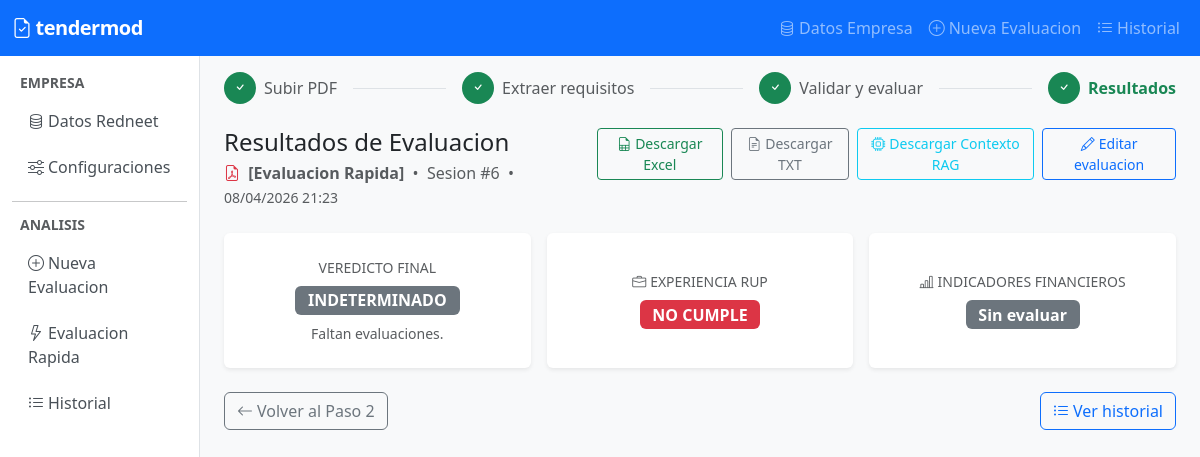
The page /analysis/6/results/ on the database its author committed.
### apps/core/models.py (models this page shows, shortened)
class AnalysisSession(models.Model):
    STATUS_CHOICES = [
        ('created', 'Creado'),
        ('ingesting_pdf', 'Ingiriendo PDF'),
        ('pdf_ready', 'PDF listo'),
        ('extracted', 'Requisitos extraidos'),
        ('evaluating', 'Evaluando'),
        ('completed', 'Completado'),
        ('error', 'Error'),
    ]
    status = models.CharField(max_length=20, choices=STATUS_CHOICES, default='created')
    pdf_filename = models.CharField(max_length=255, blank=True)
    experience_requirements_json = models.TextField(blank=True)
    indicators_requirements_json = models.TextField(blank=True)
    general_info_text = models.TextField(blank=True)
    celery_task_id = models.CharField(max_length=255, blank=True)
    created_at = models.DateTimeField(auto_now_add=True)
    updated_at = models.DateTimeField(auto_now=True)
    class Meta:
        ordering = ['-created_at']

### apps/analysis/views.py (the view)
# urls.py: path('<int:pk>/results/', views.analysis_results, name='results'),
def analysis_results(request, pk):
    session = get_object_or_404(AnalysisSession, pk=pk)
    result = None
    exp_result = None
    ind_result = None
    try:
        result = session.result
    except AnalysisResult.DoesNotExist:
        pass
    if result:
        if result.experience_result_json:
            try:
                from tendermod.evaluation.schemas import ExperienceComplianceResult
                exp_result = ExperienceComplianceResult.model_validate_json(result.experience_result_json)
            except Exception as exc:
                logger.error('Error parseando experience_result_json: %s', exc)
        if result.indicators_result_json:
            try:
                from tendermod.evaluation.schemas import IndicatorComplianceResult
                ind_result = IndicatorComplianceResult.model_validate_json(result.indicators_result_json)
            except Exception as exc:
                logger.error('Error parseando indicators_result_json: %s', exc)
    context = {
        'session': session,
        'result': result,
        'exp_result': exp_result,
        'ind_result': ind_result,
    }
    return render(request, 'analysis/results.html', context)

### templates/analysis/results.html (shortened to what this page needs)
{% extends "base.html" %}
{% load static %}
{% load currency_filters %}
{% block content %}
<div class="d-flex align-items-center gap-2 mb-4">
    <span class="step-badge bg-success text-white"><i class="bi bi-check"></i></span>
    <span class="text-muted">Subir PDF</span>
    <div class="flex-grow-1 border-top mx-2"></div>
    <span class="step-badge bg-success text-white"><i class="bi bi-check"></i></span>
    <span class="text-muted">Extraer requisitos</span>
    <div class="flex-grow-1 border-top mx-2"></div>
    <span class="step-badge bg-success text-white"><i class="bi bi-check"></i></span>
    <span class="text-muted">Validar y evaluar</span>
    <div class="flex-grow-1 border-top mx-2"></div>
    <span class="step-badge bg-success text-white"><i class="bi bi-check"></i></span>
    <span class="fw-semibold text-success">Resultados</span>
</div>
<div class="d-flex justify-content-between align-items-start mb-4">
    <div>
        <h4 class="mb-1">Resultados de Evaluacion</h4>
        <p class="text-muted mb-0">
            <i class="bi bi-file-earmark-pdf me-1 text-danger"></i>
            <strong>{{ session.pdf_filename }}</strong>
            &nbsp;&bull;&nbsp; Sesion #{{ session.pk }}
            &nbsp;&bull;&nbsp;
            <span class="text-muted small">{{ session.created_at|date:"d/m/Y H:i" }}</span>
        </p>
    </div>
    <div class="d-flex gap-2">
        <a href="{% url 'analysis:export_excel' pk=session.pk %}" class="btn btn-outline-success btn-sm">
            <i class="bi bi-file-earmark-spreadsheet me-1"></i>Descargar Excel
        </a>
        <a href="{% url 'analysis:export_text' pk=session.pk %}" class="btn btn-outline-secondary btn-sm">
            <i class="bi bi-file-earmark-text me-1"></i>Descargar TXT
        </a>
        <a href="{% url 'analysis:export_context' pk=session.pk %}" class="btn btn-outline-info btn-sm">
            <i class="bi bi-cpu me-1"></i>Descargar Contexto RAG
        </a>
        <a href="{% url 'analysis:step2' pk=session.pk %}" class="btn btn-outline-primary btn-sm">
            <i class="bi bi-pencil me-1"></i>Editar evaluacion
        </a>
    </div>
</div>
{% if not result %}
<div class="alert alert-warning">
    <i class="bi bi-exclamation-triangle me-2"></i>
    Aun no hay resultados para esta sesion.
    <a href="{% url 'analysis:step2' pk=session.pk %}">Lance la evaluacion desde el Paso 2.</a>
</div>
{% else %}
<div class="row g-3 mb-4">
    <div class="col-md-4">
        <div class="card border-0 shadow-sm h-100 text-center">
            <div class="card-body d-flex flex-column align-items-center justify-content-center py-4">
                <p class="text-muted small mb-2">VEREDICTO FINAL</p>
                {% if result.cumple_final is None %}
                    <span class="badge bg-secondary badge-cumple">INDETERMINADO</span>
                    <p class="text-muted small mt-2 mb-0">Faltan evaluaciones.</p>
                {% elif result.cumple_final %}
                    <span class="badge bg-success badge-cumple">CUMPLE</span>
                    <p class="text-success small mt-2 mb-0">La empresa cumple todos los requisitos evaluados.</p>
                {% else %}
                    <span class="badge bg-danger badge-cumple">NO CUMPLE</span>
                    <p class="text-danger small mt-2 mb-0">La empresa no cumple uno o mas requisitos.</p>
                {% endif %}
            </div>
        </div>
    </div>
    <div class="col-md-4">
        <div class="card border-0 shadow-sm h-100 text-center">
            <div class="card-body d-flex flex-column align-items-center justify-content-center py-4">
                <p class="text-muted small mb-2"><i class="bi bi-briefcase me-1"></i>EXPERIENCIA RUP</p>
                {% if result.cumple_experiencia is None %}
                    <span class="badge bg-secondary badge-cumple">Sin evaluar</span>
                {% elif result.cumple_experiencia %}
                    <span class="badge bg-success badge-cumple">CUMPLE</span>
                {% else %}
                    <span class="badge bg-danger badge-cumple">NO CUMPLE</span>
                {% endif %}
            </div>
        </div>
    </div>
    <div class="col-md-4">
        <div class="card border-0 shadow-sm h-100 text-center">
            <div class="card-body d-flex flex-column align-items-center justify-content-center py-4">
                <p class="text-muted small mb-2"><i class="bi bi-bar-chart-line me-1"></i>INDICADORES FINANCIEROS</p>
                {% if result.cumple_indicadores is None %}
                    <span class="badge bg-secondary badge-cumple">Sin evaluar</span>
                {% elif result.cumple_indicadores %}
                    <span class="badge bg-success badge-cumple">CUMPLE</span>
                {% else %}
                    <span class="badge bg-danger badge-cumple">NO CUMPLE</span>
                {% endif %}
            </div>
        </div>
    </div>
</div>
{% endif %}
<div class="d-flex justify-content-between align-items-center mt-2">
    <a href="{% url 'analysis:step2' pk=session.pk %}" class="btn btn-outline-secondary">
        <i class="bi bi-arrow-left me-1"></i>Volver al Paso 2
    </a>
    <a href="{% url 'analysis:list' %}" class="btn btn-outline-primary">
        <i class="bi bi-list-ul me-1"></i>Ver historial
    </a>
</div>
{% endblock %}

### templates/base.html (style rules this page uses)
body { background-color: #f8f9fa; }
.step-badge { width: 2rem; height: 2rem; border-radius: 50%; display: inline-flex; align-items: center; justify-content: center; font-weight: 700; font-size: 0.85rem; }
.badge-cumple { font-size: 1rem; padding: 0.4rem 0.8rem; }

### rows shown on the page
AnalysisSession: pdf_filename "[Evaluacion Rapida]", pk "6", created_at "08/04/2026 21:23"
